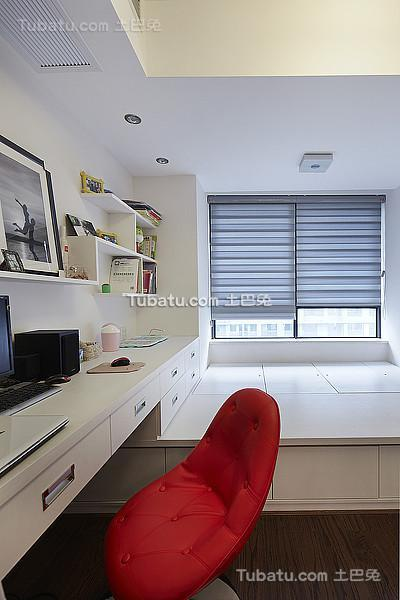
#> input picture images/005.JPG, 400 x 600 px
$ python superpixel_segments.py --image images/005.JPG   (Python 2 division)
#> lines starting #> are read from the running program, lines starting #| are printed output that depends on the picture; after the words box and inside, x2 and y2 are one past the last pixel; in counts of white or black regions, pixels touching at a corner belong together
# -*- coding: UTF-8 -*-
from skimage.segmentation import slic
from skimage.segmentation import mark_boundaries
from skimage.util import img_as_float
import matplotlib.pyplot as plt
import numpy as np
import argparse
import cv2

# construct the argument parser and parse the arguments
ap = argparse.ArgumentParser()
ap.add_argument("-i", "--image", required = True, help = "Path to the image")
args = vars(ap.parse_args())

image = cv2.imread(args["image"])
#> image is the input picture: shape (600, 400, 3); mean B, G, R 137.7, 136.7, 148.1
#segments为ndarray，假设图片大小为h*w，那么segments中就有h条list，每个list有w条元素，属于同一超级像素内的值也相同
segments = slic(img_as_float(image), n_segments = 50, sigma = 5)
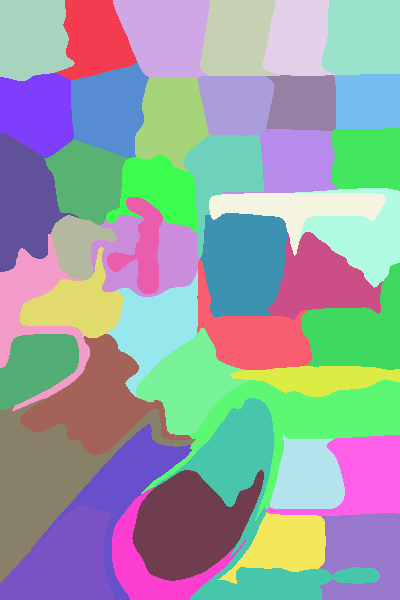
#> segments: shape (600, 400) int64; 45 distinct labels, from 1 to 45; one colour per label, 0 black
#print segments.shape
#print segments[80].shape
#print segments[9]

# show the output of SLIC
fig = plt.figure("Superpixels")
ax = fig.add_subplot(1, 1, 1)
ax.imshow(mark_boundaries(img_as_float(cv2.cvtColor(image, cv2.COLOR_BGR2RGB)), segments))
plt.axis("off")
plt.show()
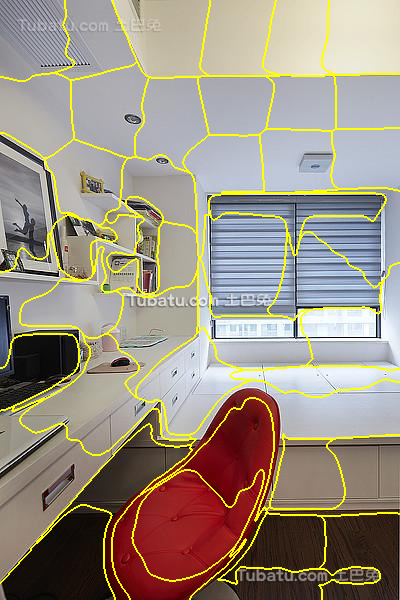
#> shown: shape (600, 400, 3) float64; mean R, G, B 0.608, 0.566, 0.508

#unique去除掉数组中相同的值
for (i, segVal) in enumerate(np.unique(segments)):
	# construct a mask for the segment
	print segVal
	print "[x] inspecting segment %d" % (i)
	mask = np.zeros(image.shape[:2], dtype = "uint8")
	#print (segments == segVal)
	#这里是通过布尔值进行索引，即属于当前区域（segVal）内的mask值置为255
	mask[segments == segVal] = 255

	# show the masked region
	cv2.imshow("Mask", mask)
	cv2.imshow("Applied", cv2.bitwise_and(image, image, mask = mask))
	cv2.waitKey(0)
#> this loop made 45 passes
#> (printed output is left out)
#> pass 1, `cv2.imshow("Mask", mask)`:
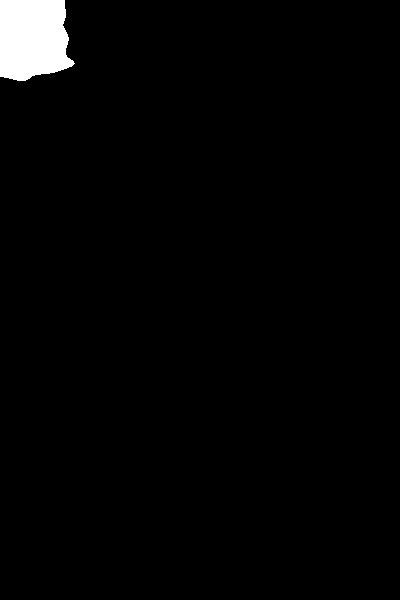
#> window 'Mask': shape (600, 400); 2.1% white; 1 white region, box (x1, y1, x2, y2) and area: (0, 0, 75, 81) 5093
#> pass 1, `cv2.imshow("Applied", cv2.bitwise_and(image, image, mask = mask))`:
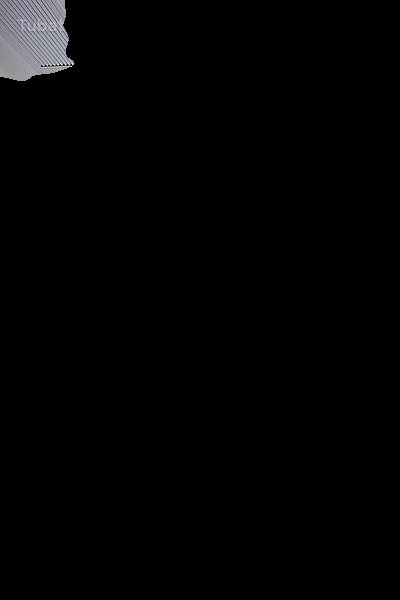
#> window 'Applied': shape (600, 400, 3); mean B, G, R 3.3, 3.1, 3.1
#> pass 2, `cv2.imshow("Mask", mask)`:
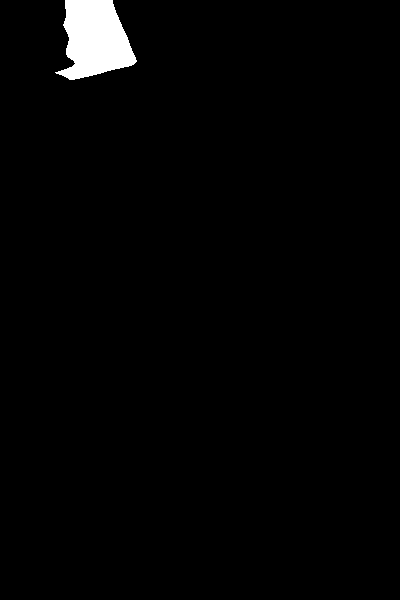
#> window 'Mask': shape (600, 400); 1.8% white; 1 white region, box (x1, y1, x2, y2) and area: (55, 0, 137, 80) 4376
#> pass 2, `cv2.imshow("Applied", cv2.bitwise_and(image, image, mask = mask))`:
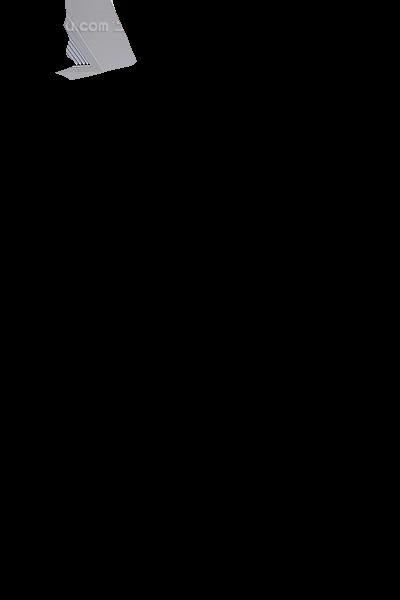
#> window 'Applied': shape (600, 400, 3); mean B, G, R 3.1, 3, 3
#> after the loop:
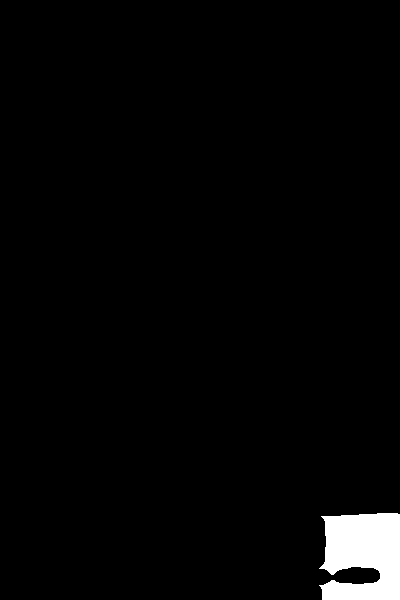
#> mask: shape (600, 400); 2.4% white; 1 white region, box (x1, y1, x2, y2) and area: (319, 513, 400, 600) 5771
